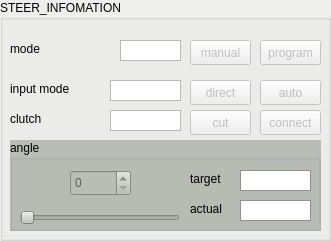
     <widget class="QGroupBox" name="groupBox_steer">
      <property name="enabled">
       <bool>true</bool>
      </property>
      <property name="geometry">
       <rect>
        <x>350</x>
        <y>10</y>
        <width>331</width>
        <height>241</height>
       </rect>
      </property>
      <property name="palette">
       <palette>
        <active>
         <colorrole role="Base">
          <brush brushstyle="SolidPattern">
           <color alpha="255">
            <red>255</red>
            <green>255</green>
            <blue>255</blue>
           </color>
          </brush>
         </colorrole>
         <colorrole role="Window">
          <brush brushstyle="SolidPattern">
           <color alpha="255">
            <red>238</red>
            <green>238</green>
            <blue>236</blue>
           </color>
          </brush>
         </colorrole>
        </active>
        <inactive>
         <colorrole role="Base">
          <brush brushstyle="SolidPattern">
           <color alpha="255">
            <red>255</red>
            <green>255</green>
            <blue>255</blue>
           </color>
          </brush>
         </colorrole>
         <colorrole role="Window">
          <brush brushstyle="SolidPattern">
           <color alpha="255">
            <red>238</red>
            <green>238</green>
            <blue>236</blue>
           </color>
          </brush>
         </colorrole>
        </inactive>
        <disabled>
         <colorrole role="Base">
          <brush brushstyle="SolidPattern">
           <color alpha="255">
            <red>238</red>
            <green>238</green>
            <blue>236</blue>
           </color>
          </brush>
         </colorrole>
         <colorrole role="Window">
          <brush brushstyle="SolidPattern">
           <color alpha="255">
            <red>238</red>
            <green>238</green>
            <blue>236</blue>
           </color>
          </brush>
         </colorrole>
        </disabled>
       </palette>
      </property>
      <property name="autoFillBackground">
       <bool>true</bool>
      </property>
      <property name="title">
       <string>STEER_INFOMATION</string>
      </property>
      <widget class="QLabel" name="lb_steer_mode">
       <property name="geometry">
        <rect>
         <x>10</x>
         <y>40</y>
         <width>91</width>
         <height>17</height>
        </rect>
       </property>
       <property name="text">
        <string>mode</string>
       </property>
      </widget>
      <widget class="QLabel" name="lb_steer_input_mod">
       <property name="geometry">
        <rect>
         <x>10</x>
         <y>80</y>
         <width>101</width>
         <height>17</height>
        </rect>
       </property>
       <property name="text">
        <string>input mode</string>
       </property>
      </widget>
      <widget class="QTextEdit" name="tx_steer_mode">
       <property name="geometry">
        <rect>
         <x>120</x>
         <y>40</y>
         <width>61</width>
         <height>21</height>
        </rect>
       </property>
       <property name="autoFillBackground">
        <bool>true</bool>
       </property>
       <property name="lineWidth">
        <number>0</number>
       </property>
       <property name="verticalScrollBarPolicy">
        <enum>Qt::ScrollBarAlwaysOff</enum>
       </property>
       <property name="horizontalScrollBarPolicy">
        <enum>Qt::ScrollBarAlwaysOff</enum>
       </property>
       <property name="readOnly">
        <bool>true</bool>
       </property>
       <property name="textInteractionFlags">
        <set>Qt::TextSelectableByMouse</set>
       </property>
      </widget>
      <widget class="QTextEdit" name="tx_steer_input_mode">
       <property name="geometry">
        <rect>
         <x>110</x>
         <y>80</y>
         <width>71</width>
         <height>21</height>
        </rect>
       </property>
       <property name="lineWidth">
        <number>0</number>
       </property>
       <property name="verticalScrollBarPolicy">
        <enum>Qt::ScrollBarAlwaysOff</enum>
       </property>
       <property name="horizontalScrollBarPolicy">
        <enum>Qt::ScrollBarAlwaysOff</enum>
       </property>
       <property name="readOnly">
        <bool>true</bool>
       </property>
      </widget>
      <widget class="QPushButton" name="bt_steer_mode_manual">
       <property name="enabled">
        <bool>false</bool>
       </property>
       <property name="geometry">
        <rect>
         <x>190</x>
         <y>40</y>
         <width>61</width>
         <height>25</height>
        </rect>
       </property>
       <property name="text">
        <string>manual</string>
       </property>
      </widget>
      <widget class="QPushButton" name="bt_steer_mode_program">
       <property name="enabled">
        <bool>false</bool>
       </property>
       <property name="geometry">
        <rect>
         <x>260</x>
         <y>40</y>
         <width>61</width>
         <height>25</height>
        </rect>
       </property>
       <property name="text">
        <string>program</string>
       </property>
      </widget>
      <widget class="QPushButton" name="bt_steer_input_mode_direct">
       <property name="enabled">
        <bool>false</bool>
       </property>
       <property name="geometry">
        <rect>
         <x>190</x>
         <y>80</y>
         <width>61</width>
         <height>25</height>
        </rect>
       </property>
       <property name="text">
        <string>direct</string>
       </property>
      </widget>
      <widget class="QPushButton" name="bt_steer_input_mode_autoware">
       <property name="enabled">
        <bool>false</bool>
       </property>
       <property name="geometry">
        <rect>
         <x>260</x>
         <y>80</y>
         <width>61</width>
         <height>25</height>
        </rect>
       </property>
       <property name="text">
        <string>auto</string>
       </property>
      </widget>
      <widget class="QGroupBox" name="gb_angle">
       <property name="enabled">
        <bool>true</bool>
       </property>
       <property name="geometry">
        <rect>
         <x>10</x>
         <y>140</y>
         <width>311</width>
         <height>91</height>
        </rect>
       </property>
       <property name="palette">
        <palette>
         <active>
          <colorrole role="WindowText">
           <brush brushstyle="SolidPattern">
            <color alpha="255">
             <red>0</red>
             <green>0</green>
             <blue>0</blue>
            </color>
           </brush>
          </colorrole>
          <colorrole role="Button">
           <brush brushstyle="SolidPattern">
            <color alpha="255">
             <red>186</red>
             <green>189</green>
             <blue>182</blue>
            </color>
           </brush>
          </colorrole>
          <colorrole role="Light">
           <brush brushstyle="SolidPattern">
            <color alpha="255">
             <red>255</red>
             <green>255</green>
             <blue>255</blue>
            </color>
           </brush>
          </colorrole>
          <colorrole role="Midlight">
           <brush brushstyle="SolidPattern">
            <color alpha="255">
             <red>220</red>
             <green>222</green>
             <blue>218</blue>
            </color>
           </brush>
          </colorrole>
          <colorrole role="Dark">
           <brush brushstyle="SolidPattern">
            <color alpha="255">
             <red>93</red>
             <green>94</green>
             <blue>91</blue>
            </color>
           </brush>
          </colorrole>
          <colorrole role="Mid">
           <brush brushstyle="SolidPattern">
            <color alpha="255">
             <red>124</red>
             <green>126</green>
             <blue>121</blue>
            </color>
           </brush>
          </colorrole>
          <colorrole role="Text">
           <brush brushstyle="SolidPattern">
            <color alpha="255">
             <red>0</red>
             <green>0</green>
             <blue>0</blue>
            </color>
           </brush>
          </colorrole>
          <colorrole role="BrightText">
           <brush brushstyle="SolidPattern">
            <color alpha="255">
             <red>255</red>
             <green>255</green>
             <blue>255</blue>
            </color>
           </brush>
          </colorrole>
          <colorrole role="ButtonText">
           <brush brushstyle="SolidPattern">
            <color alpha="255">
             <red>0</red>
             <green>0</green>
             <blue>0</blue>
            </color>
           </brush>
          </colorrole>
          <colorrole role="Base">
           <brush brushstyle="SolidPattern">
            <color alpha="255">
             <red>255</red>
             <green>255</green>
             <blue>255</blue>
            </color>
           </brush>
          </colorrole>
          <colorrole role="Window">
           <brush brushstyle="SolidPattern">
            <color alpha="255">
             <red>186</red>
             <green>189</green>
             <blue>182</blue>
            </color>
           </brush>
          </colorrole>
          <colorrole role="Shadow">
           <brush brushstyle="SolidPattern">
            <color alpha="255">
             <red>0</red>
             <green>0</green>
             <blue>0</blue>
            </color>
           </brush>
          </colorrole>
          <colorrole role="AlternateBase">
           <brush brushstyle="SolidPattern">
            <color alpha="255">
             <red>220</red>
             <green>222</green>
             <blue>218</blue>
            </color>
           </brush>
          </colorrole>
          <colorrole role="ToolTipBase">
           <brush brushstyle="SolidPattern">
            <color alpha="255">
             <red>255</red>
             <green>255</green>
             <blue>220</blue>
            </color>
           </brush>
          </colorrole>
          <colorrole role="ToolTipText">
           <brush brushstyle="SolidPattern">
            <color alpha="255">
             <red>0</red>
             <green>0</green>
             <blue>0</blue>
            </color>
           </brush>
          </colorrole>
          <colorrole role="PlaceholderText">
           <brush brushstyle="SolidPattern">
            <color alpha="128">
             <red>0</red>
             <green>0</green>
             <blue>0</blue>
            </color>
           </brush>
          </colorrole>
         </active>
         <inactive>
          <colorrole role="WindowText">
           <brush brushstyle="SolidPattern">
            <color alpha="255">
             <red>0</red>
             <green>0</green>
             <blue>0</blue>
            </color>
           </brush>
          </colorrole>
          <colorrole role="Button">
           <brush brushstyle="SolidPattern">
            <color alpha="255">
             <red>186</red>
             <green>189</green>
             <blue>182</blue>
            </color>
           </brush>
          </colorrole>
          <colorrole role="Light">
           <brush brushstyle="SolidPattern">
            <color alpha="255">
             <red>255</red>
             <green>255</green>
             <blue>255</blue>
            </color>
           </brush>
          </colorrole>
          <colorrole role="Midlight">
           <brush brushstyle="SolidPattern">
            <color alpha="255">
             <red>220</red>
             <green>222</green>
             <blue>218</blue>
            </color>
           </brush>
          </colorrole>
          <colorrole role="Dark">
           <brush brushstyle="SolidPattern">
            <color alpha="255">
             <red>93</red>
             <green>94</green>
             <blue>91</blue>
            </color>
           </brush>
          </colorrole>
          <colorrole role="Mid">
           <brush brushstyle="SolidPattern">
            <color alpha="255">
             <red>124</red>
             <green>126</green>
             <blue>121</blue>
            </color>
           </brush>
          </colorrole>
          <colorrole role="Text">
           <brush brushstyle="SolidPattern">
            <color alpha="255">
             <red>0</red>
             <green>0</green>
             <blue>0</blue>
            </color>
           </brush>
          </colorrole>
          <colorrole role="BrightText">
           <brush brushstyle="SolidPattern">
            <color alpha="255">
             <red>255</red>
             <green>255</green>
             <blue>255</blue>
            </color>
           </brush>
          </colorrole>
          <colorrole role="ButtonText">
           <brush brushstyle="SolidPattern">
            <color alpha="255">
             <red>0</red>
             <green>0</green>
             <blue>0</blue>
            </color>
           </brush>
          </colorrole>
          <colorrole role="Base">
           <brush brushstyle="SolidPattern">
            <color alpha="255">
             <red>255</red>
             <green>255</green>
             <blue>255</blue>
            </color>
           </brush>
          </colorrole>
          <colorrole role="Window">
           <brush brushstyle="SolidPattern">
            <color alpha="255">
             <red>186</red>
             <green>189</green>
             <blue>182</blue>
            </color>
           </brush>
          </colorrole>
          <colorrole role="Shadow">
           <brush brushstyle="SolidPattern">
            <color alpha="255">
             <red>0</red>
             <green>0</green>
             <blue>0</blue>
            </color>
           </brush>
          </colorrole>
          <colorrole role="AlternateBase">
           <brush brushstyle="SolidPattern">
            <color alpha="255">
             <red>220</red>
             <green>222</green>
             <blue>218</blue>
            </color>
           </brush>
          </colorrole>
          <colorrole role="ToolTipBase">
           <brush brushstyle="SolidPattern">
            <color alpha="255">
             <red>255</red>
             <green>255</green>
             <blue>220</blue>
            </color>
           </brush>
          </colorrole>
          <colorrole role="ToolTipText">
           <brush brushstyle="SolidPattern">
            <color alpha="255">
             <red>0</red>
             <green>0</green>
             <blue>0</blue>
            </color>
           </brush>
          </colorrole>
          <colorrole role="PlaceholderText">
           <brush brushstyle="SolidPattern">
            <color alpha="128">
             <red>0</red>
             <green>0</green>
             <blue>0</blue>
            </color>
           </brush>
          </colorrole>
         </inactive>
         <disabled>
          <colorrole role="WindowText">
           <brush brushstyle="SolidPattern">
            <color alpha="255">
             <red>93</red>
             <green>94</green>
             <blue>91</blue>
            </color>
           </brush>
          </colorrole>
          <colorrole role="Button">
           <brush brushstyle="SolidPattern">
            <color alpha="255">
             <red>186</red>
             <green>189</green>
             <blue>182</blue>
            </color>
           </brush>
          </colorrole>
          <colorrole role="Light">
           <brush brushstyle="SolidPattern">
            <color alpha="255">
             <red>255</red>
             <green>255</green>
             <blue>255</blue>
            </color>
           </brush>
          </colorrole>
          <colorrole role="Midlight">
           <brush brushstyle="SolidPattern">
            <color alpha="255">
             <red>220</red>
             <green>222</green>
             <blue>218</blue>
            </color>
           </brush>
          </colorrole>
          <colorrole role="Dark">
           <brush brushstyle="SolidPattern">
            <color alpha="255">
             <red>93</red>
             <green>94</green>
             <blue>91</blue>
            </color>
           </brush>
          </colorrole>
          <colorrole role="Mid">
           <brush brushstyle="SolidPattern">
            <color alpha="255">
             <red>124</red>
             <green>126</green>
             <blue>121</blue>
            </color>
           </brush>
          </colorrole>
          <colorrole role="Text">
           <brush brushstyle="SolidPattern">
            <color alpha="255">
             <red>93</red>
             <green>94</green>
             <blue>91</blue>
            </color>
           </brush>
          </colorrole>
          <colorrole role="BrightText">
           <brush brushstyle="SolidPattern">
            <color alpha="255">
             <red>255</red>
             <green>255</green>
             <blue>255</blue>
            </color>
           </brush>
          </colorrole>
          <colorrole role="ButtonText">
           <brush brushstyle="SolidPattern">
            <color alpha="255">
             <red>93</red>
             <green>94</green>
             <blue>91</blue>
            </color>
           </brush>
          </colorrole>
          <colorrole role="Base">
           <brush brushstyle="SolidPattern">
            <color alpha="255">
             <red>186</red>
             <green>189</green>
             <blue>182</blue>
            </color>
           </brush>
          </colorrole>
          <colorrole role="Window">
           <brush brushstyle="SolidPattern">
            <color alpha="255">
             <red>186</red>
             <green>189</green>
             <blue>182</blue>
            </color>
           </brush>
          </colorrole>
          <colorrole role="Shadow">
           <brush brushstyle="SolidPattern">
            <color alpha="255">
             <red>0</red>
             <green>0</green>
             <blue>0</blue>
            </color>
           </brush>
          </colorrole>
          <colorrole role="AlternateBase">
           <brush brushstyle="SolidPattern">
            <color alpha="255">
             <red>186</red>
             <green>189</green>
             <blue>182</blue>
            </color>
           </brush>
          </colorrole>
          <colorrole role="ToolTipBase">
           <brush brushstyle="SolidPattern">
            <color alpha="255">
             <red>255</red>
             <green>255</green>
             <blue>220</blue>
            </color>
           </brush>
          </colorrole>
          <colorrole role="ToolTipText">
           <brush brushstyle="SolidPattern">
            <color alpha="255">
             <red>0</red>
             <green>0</green>
             <blue>0</blue>
            </color>
           </brush>
          </colorrole>
          <colorrole role="PlaceholderText">
           <brush brushstyle="SolidPattern">
            <color alpha="128">
             <red>0</red>
             <green>0</green>
             <blue>0</blue>
            </color>
           </brush>
          </colorrole>
         </disabled>
        </palette>
       </property>
       <property name="contextMenuPolicy">
        <enum>Qt::DefaultContextMenu</enum>
       </property>
       <property name="acceptDrops">
        <bool>false</bool>
       </property>
       <property name="autoFillBackground">
        <bool>true</bool>
       </property>
       <property name="title">
        <string>angle</string>
       </property>
       <property name="flat">
        <bool>false</bool>
       </property>
       <property name="checkable">
        <bool>false</bool>
       </property>
       <widget class="QSpinBox" name="spin_angle_input">
        <property name="enabled">
         <bool>false</bool>
        </property>
        <property name="geometry">
         <rect>
          <x>60</x>
          <y>30</y>
          <width>61</width>
          <height>26</height>
         </rect>
        </property>
       </widget>
       <widget class="QSlider" name="hS_angle_input">
        <property name="enabled">
         <bool>false</bool>
        </property>
        <property name="geometry">
         <rect>
          <x>10</x>
          <y>70</y>
          <width>160</width>
          <height>16</height>
         </rect>
        </property>
        <property name="orientation">
         <enum>Qt::Horizontal</enum>
        </property>
       </widget>
       <widget class="QLabel" name="lb_angle_target">
        <property name="geometry">
         <rect>
          <x>180</x>
          <y>30</y>
          <width>101</width>
          <height>17</height>
         </rect>
        </property>
        <property name="text">
         <string>target</string>
        </property>
       </widget>
       <widget class="QTextEdit" name="tx_angle_target">
        <property name="geometry">
         <rect>
          <x>230</x>
          <y>30</y>
          <width>71</width>
          <height>21</height>
         </rect>
        </property>
        <property name="lineWidth">
         <number>0</number>
        </property>
        <property name="verticalScrollBarPolicy">
         <enum>Qt::ScrollBarAlwaysOff</enum>
        </property>
        <property name="horizontalScrollBarPolicy">
         <enum>Qt::ScrollBarAlwaysOff</enum>
        </property>
        <property name="readOnly">
         <bool>true</bool>
        </property>
        <property name="textInteractionFlags">
         <set>Qt::TextSelectableByMouse</set>
        </property>
       </widget>
       <widget class="QTextEdit" name="tx_angle_actual">
        <property name="geometry">
         <rect>
          <x>230</x>
          <y>60</y>
          <width>71</width>
          <height>21</height>
         </rect>
        </property>
        <property name="lineWidth">
         <number>0</number>
        </property>
        <property name="verticalScrollBarPolicy">
         <enum>Qt::ScrollBarAlwaysOff</enum>
        </property>
        <property name="horizontalScrollBarPolicy">
         <enum>Qt::ScrollBarAlwaysOff</enum>
        </property>
        <property name="readOnly">
         <bool>true</bool>
        </property>
        <property name="textInteractionFlags">
         <set>Qt::TextSelectableByMouse</set>
        </property>
       </widget>
       <widget class="QLabel" name="lb_angle_actual">
        <property name="geometry">
         <rect>
          <x>180</x>
          <y>60</y>
          <width>101</width>
          <height>17</height>
         </rect>
        </property>
        <property name="text">
         <string>actual</string>
        </property>
       </widget>
      </widget>
      <widget class="QLabel" name="lb_steer_clutch">
       <property name="geometry">
        <rect>
         <x>10</x>
         <y>110</y>
         <width>101</width>
         <height>17</height>
        </rect>
       </property>
       <property name="text">
        <string>clutch</string>
       </property>
      </widget>
      <widget class="QTextEdit" name="tx_steer_clutch">
       <property name="geometry">
        <rect>
         <x>110</x>
         <y>110</y>
         <width>71</width>
         <height>21</height>
        </rect>
       </property>
       <property name="lineWidth">
        <number>0</number>
       </property>
       <property name="verticalScrollBarPolicy">
        <enum>Qt::ScrollBarAlwaysOff</enum>
       </property>
       <property name="horizontalScrollBarPolicy">
        <enum>Qt::ScrollBarAlwaysOff</enum>
       </property>
       <property name="readOnly">
        <bool>true</bool>
       </property>
      </widget>
      <widget class="QPushButton" name="bt_steer_clutch_cut">
       <property name="enabled">
        <bool>false</bool>
       </property>
       <property name="geometry">
        <rect>
         <x>190</x>
         <y>110</y>
         <width>61</width>
         <height>25</height>
        </rect>
       </property>
       <property name="text">
        <string>cut</string>
       </property>
      </widget>
      <widget class="QPushButton" name="bt_steer_clutch_connect">
       <property name="enabled">
        <bool>false</bool>
       </property>
       <property name="geometry">
        <rect>
         <x>260</x>
         <y>110</y>
         <width>61</width>
         <height>25</height>
        </rect>
       </property>
       <property name="text">
        <string>connect</string>
       </property>
      </widget>
     </widget>
